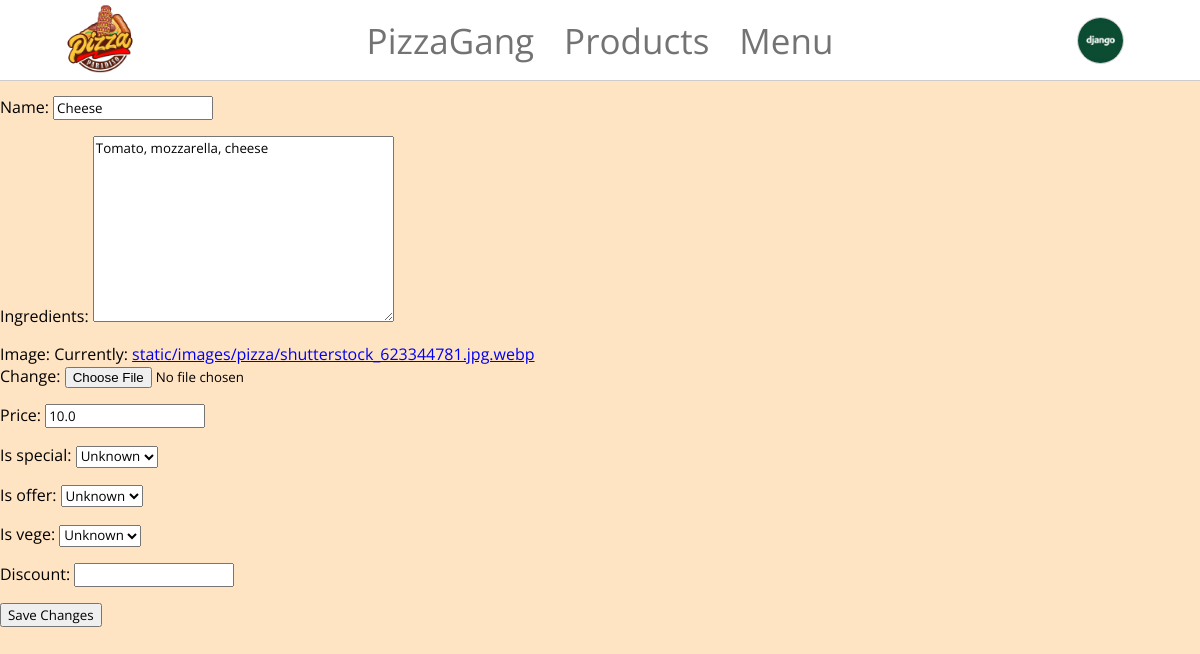
Page /pizza/edit/2/ (signed in) on the committed database.
### PizzaGang/main/models.py (models this page shows, shortened)
class Profile(models.Model):
    user = models.OneToOneField(User, on_delete=models.CASCADE)
    avatar = models.ImageField(upload_to='static/images/avatars/', null=True, blank=True)
    address = models.TextField(null=True, blank=True)

class Pizza(models.Model):
    name = models.CharField(max_length=30)
    ingredients = models.TextField()
    image = models.ImageField(upload_to='static/images/pizza/')
    price = models.FloatField()
    is_special = models.BooleanField(blank=True, null=True)
    is_offer = models.BooleanField(blank=True, null=True)
    is_vege = models.BooleanField(blank=True, null=True)
    discount = models.IntegerField(blank=True, null=True)

### PizzaGang/main/views.py (the view)
# urls.py: path('edit/<int:pk>/', EditPizzaView, name='edit_pizza'),
def EditPizzaView(request, pk):
    pizza = Pizza.objects.get(pk=pk)
    if request.method == 'POST':
        form = PizzaForm(request.POST, request.FILES, instance=pizza)
        if form.is_valid():
            form.save()
            return redirect('menu')
    else:
        form = PizzaForm(instance=pizza)
    context = {
        'form': form,
        'pizza': pizza
    }
    return render(request, 'pizza/edit_pizza.html', context)

### PizzaGang/main/forms.py
class PizzaForm(forms.ModelForm):
    class Meta:
        model = Pizza
        fields = '__all__'

### templates/pizza/edit_pizza.html (shortened to what this page needs)
{% extends 'base/base.html' %}
{% block content %}
<form action="{% url 'edit_pizza' pizza.pk %}" method="post" enctype="multipart/form-data">
    {{ form.as_p }}
    <button type="submit">Save Changes</button>
</form>
{% endblock %}

### templates/base/base.html (shortened to what this page needs)
{% load static %}
<!DOCTYPE html>
<html lang="en">
<head>
</head>
<body>
<div class="header">
    <div class="logo-container">
        <a href="{% url 'home' %}">
            <img src="{% static 'images/logo.png' %}" alt="logo">
        </a>
    </div>
    <div class="menu-container">
        <div>
            <a href="">PizzaGang</a>
        </div>
        <div>
            <a href="">Products</a>
        </div>
        <div>
            <a href="{% url 'menu' %}">Menu</a>
        </div>
    </div>
    <div class="avatar-container">
        {% if user.is_authenticated %}
                <a href="{% url 'show_user' user.pk %}">
                    <div class="img-selector">
                        {% if user.profile.avatar %}
                            <img src="{{ user.profile.avatar.url }}" alt="avatar">
                        {% else %}
                            <img src="{% static 'images/avatars/default-avatar.jpg' %}" alt="default-avatar">
                        {% endif %}
                    </div>
                </a>
        {% else %}
            <a class="sign_in" href="{% url 'sign_in' %}">Sign In</a>
        {% endif %}
    </div>
</div>
{% block content %}{% endblock %}
</body>
</html>

### templates/base/base.html (style rules this page uses)
* { font-family: 'Open Sans', sans-serif; }
body { margin: 0; padding-top: 80px; background-color: bisque; }
.header { position: fixed; top: 0; width: 100%; height: 80px; background-color: white; display: grid; grid-template-columns: 200px 1fr 200px; border-bottom: 1px solid rgba(0, 0, 0, 0.2); z-index: 3; }
.logo-container, .menu-container, .avatar-container { display: flex; align-items: center; justify-content: center; }
.logo-container img { cursor: pointer; width: 70px; }
.menu-container { display: flex; column-gap: 30px; }
.menu-container a { text-decoration: none; font-size: 35px; color: rgba(0, 0, 0, 0.55); transition: color 0.5s; }
.avatar-container img { cursor: pointer; width: 45px; height: 45px; border-radius: 100%; object-fit: cover; border: 1px solid rgba(0, 0, 0, 0.2); }
.img-selector { position: relative; display: flex; justify-content: center; }

### rows in the picture
Pizza: name "Cheese", ingredients "Tomato, mozzarella, cheese", price "10.0", is_special "Unknown", is_offer "Unknown", is_vege "Unknown"
